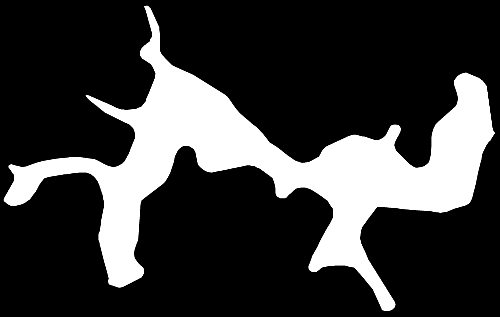
#> input picture CoreSystem/ImageLib/PampulhaShape.png, 500 x 317 px, found by its file name
$ python ImageClass.py
#> lines starting #> are read from the running program, lines starting #| are printed output that depends on the picture; after the words box and inside, x2 and y2 are one past the last pixel; in counts of white or black regions, pixels touching at a corner belong together; long printed decimals are rounded
import matplotlib.pyplot as plt

from skimage import data
from skimage.color import rgb2gray,gray2rgb
from skimage import data, color
from skimage.transform import rescale, resize, downscale_local_mean
from skimage.color import rgb2hsv
from skimage import io

import numpy as np
import matplotlib.pyplot as plt
from skimage import util
from skimage import data
from skimage.feature import match_template

#original = data.astronaut()
pampShape = io.imread('/home/josuehfa/System/CoreSystem/ImageLib/PampulhaShape.png')[:,:,:3]
#> pampShape is the input picture: shape (317, 500, 3); min 0, max 255, mean 58.3
#popDensity = io.imread('/home/josuehfa/System/CoreSystem/ImageLib/PopulationDensity.png')[:,:,:3]
popDensity = io.imread('/home/josuehfa/Pictures/popDensityNew.png')[:,:,:3]
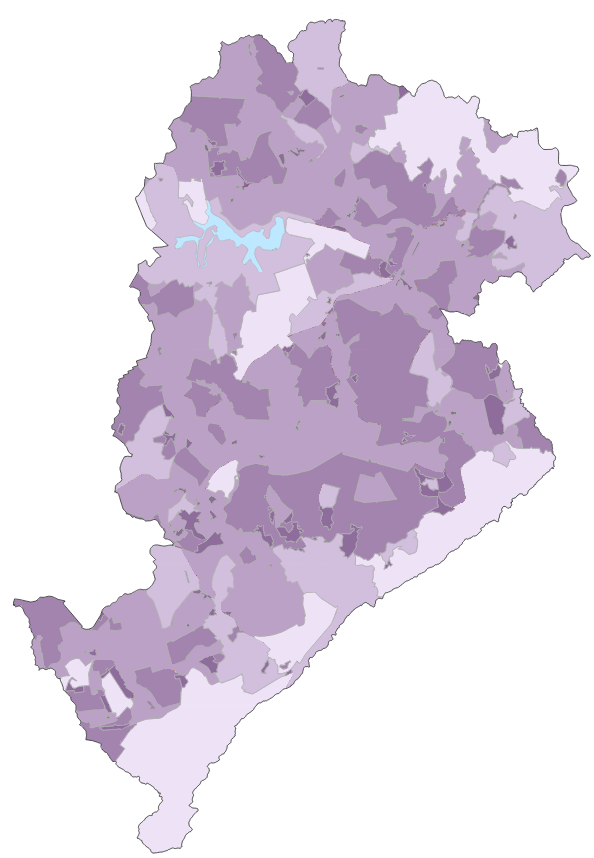
#> input picture CoreSystem/ImageLib/popDensityNew.png, 594 x 858 px, found by its file name
bhStreets = io.imread('/home/josuehfa/System/CoreSystem/ImageLib/BeloHorizonteStreets_Edited2.png')[:,:,:3]
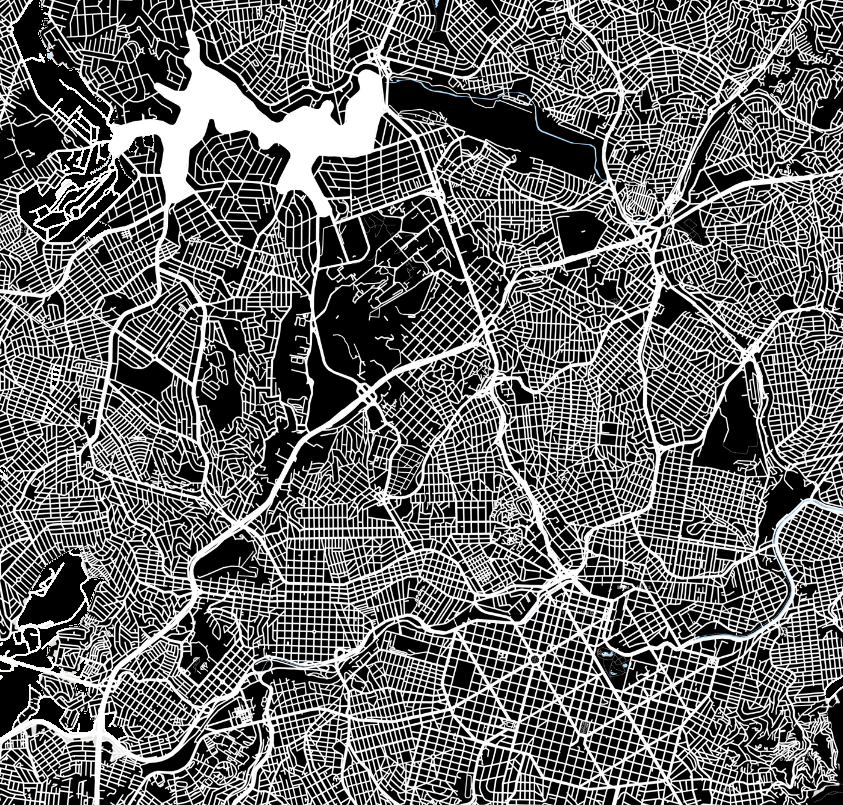
#> input picture CoreSystem/ImageLib/BeloHorizonteStreets_Edited2.png, 843 x 805 px, found by its file name


shape_resized = rgb2gray(resize(pampShape, (pampShape.shape[0],pampShape.shape[1]),anti_aliasing=True))
density_resized = rgb2gray(resize(popDensity, (round(popDensity.shape[0]*4.4),round(popDensity.shape[1]*4.4)),anti_aliasing=True))

result_density = match_template(density_resized, shape_resized)
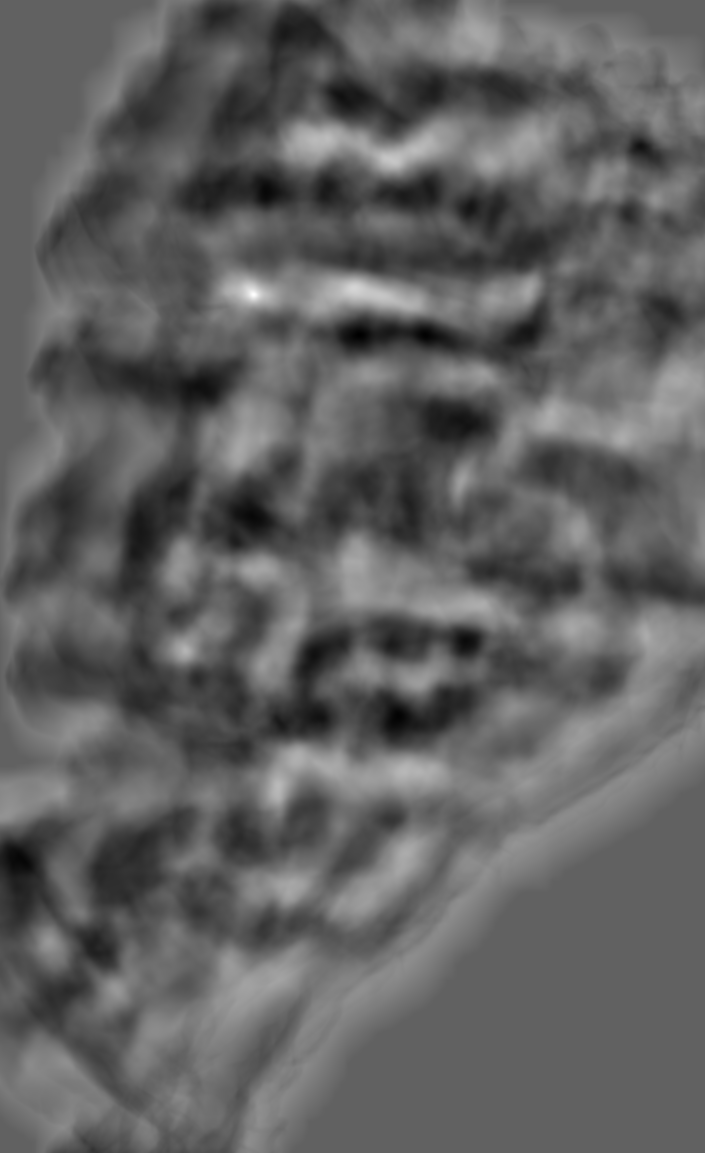
#> result_density: shape (3459, 2115) float64 (shown at 1/3 size); min -0.352, max 0.574, mean 0.00168; drawn with min black and max white
ij = np.unravel_index(np.argmax(result_density), result_density.shape)
#> ij = (883, 761)
xdensity, ydensity = ij[::-1]
#> xdensity = 761; ydensity = 883

fig1 = plt.figure(figsize=(8, 3))
ax1 = plt.subplot(1, 3, 1)
ax2 = plt.subplot(1, 3, 2)
ax3 = plt.subplot(1, 3, 3)

ax1.imshow(shape_resized, cmap=plt.cm.gray)
ax1.set_axis_off()
ax1.set_title('Template')


ax2.imshow(density_resized, cmap=plt.cm.gray)
ax2.set_axis_off()
ax2.set_title('Population Density')
# # highlight matched region
hdensity, wdensity = shape_resized.shape
#> hdensity = 317; wdensity = 500
rect = plt.Rectangle((xdensity, ydensity), wdensity, hdensity, edgecolor='r', facecolor='none')
ax2.add_patch(rect)

ax3.imshow(result_density)
ax3.set_axis_off()
ax3.set_title('Match Result')
# highlight matched region
ax3.autoscale(False)
ax3.plot(xdensity, ydensity, 'o', markeredgecolor='r', markerfacecolor='none', markersize=10)


shape_resized = rgb2gray(resize(pampShape, (pampShape.shape[0]+pampShape.shape[0]//4,pampShape.shape[1]+pampShape.shape[0]//4),anti_aliasing=True))
#> shape_resized: shape (396, 579) float64
street_resized = rgb2gray(resize(bhStreets, (bhStreets.shape[0]*2,bhStreets.shape[1]*2),anti_aliasing=True))

result_street = match_template(street_resized, shape_resized)
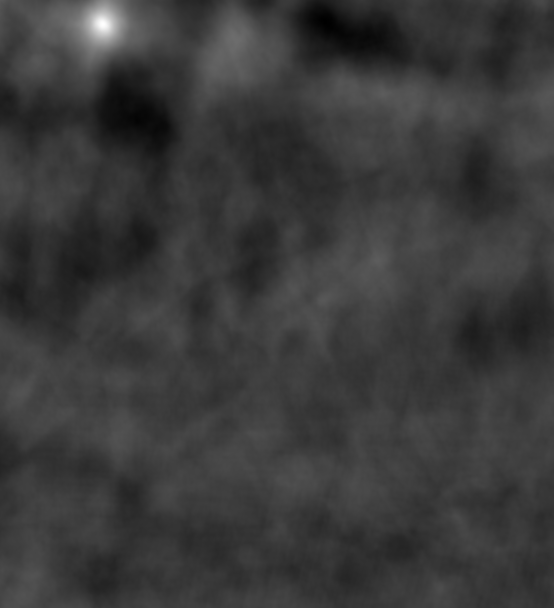
#> result_street: shape (1215, 1108) float64 (shown at 1/2 size); min -0.19, max 0.639, mean 0.00012; drawn with min black and max white
ij = np.unravel_index(np.argmax(result_street), result_street.shape)
#> ij = (48, 206)
xstreet, ystreet = ij[::-1]
#> xstreet = 206; ystreet = 48

fig2 = plt.figure(figsize=(8, 3))
ax1 = plt.subplot(1, 3, 1)
ax5 = plt.subplot(1, 3, 2)
ax6 = plt.subplot(1, 3, 3)

ax1.imshow(shape_resized, cmap=plt.cm.gray)
ax1.set_axis_off()
ax1.set_title('Template')

ax5.imshow(street_resized, cmap=plt.cm.gray)
ax5.set_axis_off()
ax5.set_title('Streets of BH')
# # highlight matched region
hstreet, wstreet = shape_resized.shape
#> hstreet = 396; wstreet = 579
rect = plt.Rectangle((xstreet, ystreet), wstreet,hstreet, edgecolor='r', facecolor='none')
ax5.add_patch(rect)

ax6.imshow(result_street)
ax6.set_axis_off()
ax6.set_title('Match Result')
# highlight matched region
ax6.autoscale(False)
ax6.plot(xstreet, ystreet, 'o', markeredgecolor='r', markerfacecolor='none', markersize=10)


#Proporção entre as imagens (+ hard ajust)
h_prop = hdensity/hstreet + hdensity/hstreet*0.078
#> h_prop = 0.863
w_prop = wdensity/wstreet + wdensity/wstreet*0.01
#> w_prop = 0.872


# [8 lines of commented-out code are left out]
xstreet = round(xstreet*w_prop)
#> xstreet = 180
ystreet = round(ystreet*h_prop)
#> ystreet = 41

#Modificando o tamanho da imagem para da match com a segunda imagem
street_prop = resize(street_resized, (round(street_resized.shape[0]*h_prop),round(street_resized.shape[1]*w_prop)),anti_aliasing=True)

#Invertendo o valor do street, nesse caso as ruas vão valer 0 e anularão esses pontos na segunda imagem
street_prop = util.invert(street_prop)
#Criando uma mascara: Se for maior que 0 True, else False ( Nesse caso, as ruas são False e o resto True)
streetMask = street_prop > 0.4
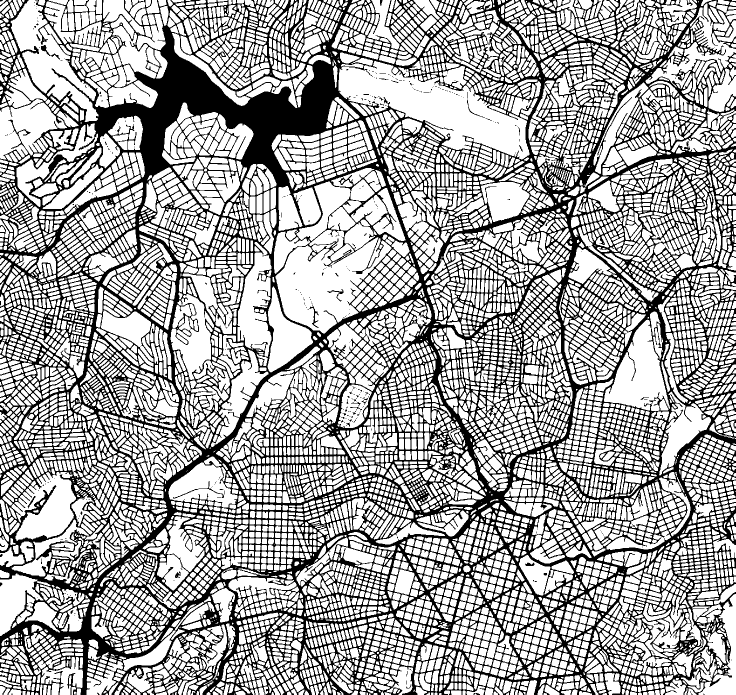
#> streetMask: shape (1389, 1471) bool (shown at 1/2 size); 64.7% white; 349 black regions (316 under 20 px), largest, box (x1, y1, x2, y2) and area: (0, 0, 1471, 1389) 717474, (346, 962, 448, 997) 214, (619, 609, 637, 656) 180
io.imshow(streetMask)
plt.show()


popDensity_gray = rgb2gray(density_resized)
#Criando uma mascara para a densidade populacional, se for maior que 0 True, else False (Nesse caso o contorno é False e o interior True)
popMask = density_resized > 0.05
#> popMask: shape (3775, 2614) bool; every value is 1
#io.imshow(popMask)
#plt.show()

#Niveis:
#0.901 - Menor densidade
#0.773
#0.664
#0.556
#0.465 - Maior densidade

#Como quanto maior a populacao mais escura a região, inverte-se e multiplicasse pela mascara para que
#Os contornos passem a ter o menor valor (em geral são divisas de bairros)
popDensity_gray = (util.invert(popDensity_gray))*popMask
#io.imshow(popDensity_gray)
#plt.show()

x_cont = 0
for idx in range((xdensity - xstreet),((xdensity - xstreet) + street_prop.shape[1])):
    y_cont = 0
    for idy in range((ydensity - ystreet),((ydensity - ystreet) + street_prop.shape[0])):
        #popDensity[idy][idx] = streetMask[y_cont][x_cont]*popDensity_gray[idy][idx]*popDensity[idy][idx]*10
        #popDensity_gray[idy][idx] = streetMask[y_cont][x_cont]*popDensity_gray[idy][idx]
        street_prop[y_cont][x_cont] = streetMask[y_cont][x_cont]*popDensity_gray[idy][idx]
        y_cont = y_cont + 1
    x_cont = x_cont + 1
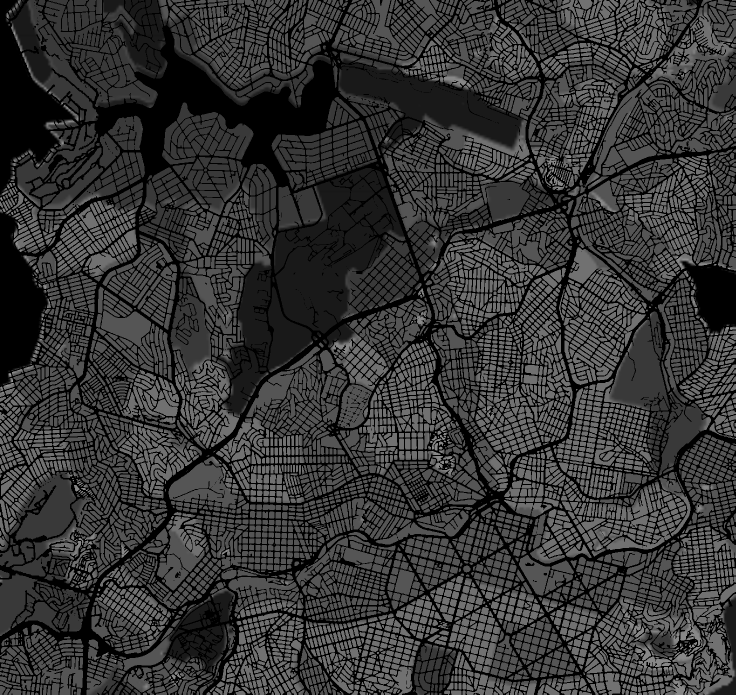
#> street_prop: shape (1389, 1471) float64 (shown at 1/2 size); min 0, max 0.71, mean 0.208
#> after the loop, x_cont = 1471

#street_prop = util.invert(street_prop)
io.imshow(street_prop)
plt.show()

# [14 lines of commented-out code are left out]

lat_lon_i = (-19.829752116279057, -44.02262249999998)
lat_lon_s = (-19.943540209302327, -43.90054215000001)

lat_rsoares = -19.922752
lon_rsoares = -43.945150
lat_pirulito =-19.919133
lon_pirulito = -43.938626


x_rsoares_street = 933
y_rsoares_street = 1137
x_pirulito_street = 1013
y_pirulito_street = 1091
shape_street = (1389, 1471)


x_r_percent_street = x_rsoares_street/shape_street[1]
x_p_percent_street = x_pirulito_street/shape_street[1]
y_r_percent_street = y_rsoares_street/shape_street[0]
y_p_percent_street = y_pirulito_street/shape_street[0]


x_r_percent_street = x_rsoares_street/shape_street[1]
x_p_percent_street = x_pirulito_street/shape_street[1]
y_r_percent_street = y_rsoares_street/shape_street[0]
y_p_percent_street = y_pirulito_street/shape_street[0]


lat_diff = lat_rsoares - lat_pirulito
lon_diff = lon_rsoares - lon_pirulito
x_diff = (x_r_percent_street - x_p_percent_street)*street_prop.shape[1]
#> x_diff = -80
y_diff = (y_r_percent_street - y_p_percent_street)*street_prop.shape[0]
#> y_diff = 46

lat_to_y =  lat_diff/y_diff
#> lat_to_y = -7.87e-05
lon_to_x = lon_diff/x_diff
#> lon_to_x = 8.15e-05


pnt_i = (0,0)
pnt_s = (1389, 1471)

pnt_i_y = pnt_i[0] - y_r_percent_street*street_prop.shape[0]
#> pnt_i_y = -1137
pnt_i_x = pnt_i[1] - x_r_percent_street*street_prop.shape[1]
#> pnt_i_x = -933

pnt_i_lat = pnt_i_y*lat_to_y + lat_rsoares
#> pnt_i_lat = -19.83
pnt_i_lon = pnt_i_x*lon_to_x + lon_rsoares

pnt_s_y = pnt_s[0] - y_r_percent_street*street_prop.shape[0]
pnt_s_x = pnt_s[1] - x_r_percent_street*street_prop.shape[1]

pnt_s_lat = pnt_s_y*lat_to_y + lat_rsoares
pnt_s_lon = pnt_s_x*lon_to_x + lon_rsoares

print(pnt_i_lon, pnt_i_lat)
#| -44.021 -19.833
print(pnt_s_lon, pnt_s_lat)
#| -43.901 -19.943


test = (-19.869245, -43.963622)


x_test = test[1] - lon_rsoares
y_test = test[0] - lat_rsoares

y_value = y_test/lat_to_y + y_r_percent_street*street_prop.shape[0]
x_value = x_test/lon_to_x + x_r_percent_street*street_prop.shape[1]


fig = plt.figure(figsize=(8, 3))
ax1 = plt.subplot(1,2,1)
ax2 = plt.subplot(1,2,2)

ax1.imshow(street_prop)
ax1.set_axis_off()
ax1.autoscale(False)
ax1.plot(x_value, y_value, 'o', markeredgecolor='r', markerfacecolor='none', markersize=10)


x = np.linspace(pnt_i_lon,pnt_s_lon,street_prop.shape[1])
y = np.linspace(pnt_i_lat,pnt_s_lat,street_prop.shape[0])

#ax2.imshow(street_prop)
ax2.set_axis_off()
ax2.autoscale(False)
ax2.contourf(x, y, street_prop)
ax2.plot(test[1], test[0], 'o', markeredgecolor='r', markerfacecolor='none', markersize=10)
ax2.plot(pnt_i_lon, pnt_i_lat, 'o', markeredgecolor='r', markerfacecolor='none', markersize=10)
ax2.plot(pnt_s_lon, pnt_s_lat, 'o', markeredgecolor='r', markerfacecolor='none', markersize=10)

plt.show()


import plotly
import plotly.express as px
import plotly.graph_objects as go
from plotly.subplots import make_subplots

fig = make_subplots(
            rows=1, cols=2,
            column_widths=[0.45,0.45],
            row_heights=[1],
            subplot_titles=("Solution Path in a Real Map","2D CostMap"),
            specs=[[{"type": "Scattermapbox"},{"type": "contour"}]])
#0
#Trace for solution
fig.append_trace(go.Scattermapbox(
    lat=[],
    lon=[],
    name='Solution Path',
    mode='markers+lines',
    marker=dict(size=5, color='blue')
    ),row=1,col=1)


region = [(-19.829752116279057, -44.02262249999998),
          (-19.829752116279057, -43.90054215000001),
          (-19.943540209302327, -43.90054215000001),
          (-19.943540209302327, -44.02262249999998)]

lat_aux = [reg[0] for reg in region]
lon_aux = [reg[1] for reg in region]
fig.append_trace(go.Scattermapbox(
    lon = lon_aux,
    lat = lat_aux,
    fill = "toself",
    name='Area of Flight',
    marker = { 'size': 5, 'color': "rgba(123, 239, 178, 1)" }),row=1,col=1)

#5
#Contour plot
x = np.linspace(pnt_i_lon,pnt_s_lon,shape_street[1])
y = np.linspace(pnt_i_lat,pnt_s_lat,shape_street[0])
fig.append_trace(go.Contour(
    z=street_prop,
    x=x,
    y=y,
    name='Cost Time: 0',
    line_smoothing=0,
    colorscale='dense',
    contours=dict(
        start=street_prop.min(),
        end=street_prop.max(),
        size=1,
        showlines=False)
    ), row=1, col=2)
#Fixa o eixo dos plots
fig.update_layout(
    mapbox = {
        #'style': "outdoors",
        'style': "stamen-terrain",
        'center': {'lon': -43.9520, 'lat': -19.8997 },
        #'accesstoken': token,
        'zoom': 11},
    title_text="UAS Path Generation", hovermode="closest",
    legend=dict(
        orientation="h",
        yanchor="top",
        #y=1.02,
        xanchor="right",
        x=1
    ),
    updatemenus=[dict( type="buttons",
        showactive= False,
        buttons=[
            dict(label="Play",
                method="animate",
                args=[[None],
                    dict(frame= { "duration": 50},
                        fromcurrent= True,
                        mode='immediate',
                        transition= {"duration":10, "easing": "linear"}
                        )]),
            dict(label='Pause',
                method='animate',
                args= [ [None],
                    dict(frame= { "duration": 0},
                        fromcurrent= True,
                        mode='immediate',
                        transition= {"duration": 0, "easing": "linear"}
                                )]
            )]
        )])

plotly.offline.plot(fig, filename='test.html')


x_rsoares = 1497
y_rsoares = 1840
x_pirulito = 1577
y_pirulito = 1796
shape = (3571, 2621)

x_r_percent = x_rsoares/shape[1]
x_p_percent = x_pirulito/shape[1]
y_r_percent = y_rsoares/shape[0]
y_p_percent = y_pirulito/shape[0]


x_r_percent = x_rsoares/shape[1]
x_p_percent = x_pirulito/shape[1]
y_r_percent = y_rsoares/shape[0]
y_p_percent = y_pirulito/shape[0]

popDensity = resize(popDensity_gray, (700,700),anti_aliasing=True)
#> popDensity: shape (700, 700) float64

lat_diff = lat_rsoares - lat_pirulito
lon_diff = lon_rsoares - lon_pirulito
x_diff = (x_r_percent - x_p_percent)*popDensity.shape[1]
y_diff = (y_r_percent - y_p_percent)*popDensity.shape[0]

lat_to_y =  lat_diff/y_diff
lon_to_x = lon_diff/x_diff


test = (-19.933001, -43.938306)

x_test = test[1] - lon_rsoares
y_test = test[0] - lat_rsoares

y_value = y_test/lat_to_y + y_r_percent*popDensity.shape[0]
x_value = x_test/lon_to_x + x_r_percent*popDensity.shape[1]


fig = plt.figure(figsize=(8, 3))
ax1 = plt.subplot()


ax1.imshow(popDensity)
ax1.set_axis_off()
ax1.autoscale(False)
ax1.plot(x_value, y_value, 'o', markeredgecolor='r', markerfacecolor='none', markersize=10)


plt.show()
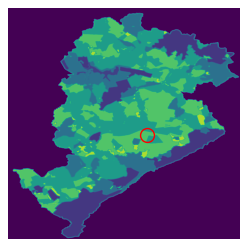
#> figure drawn by matplotlib, 1 panel
